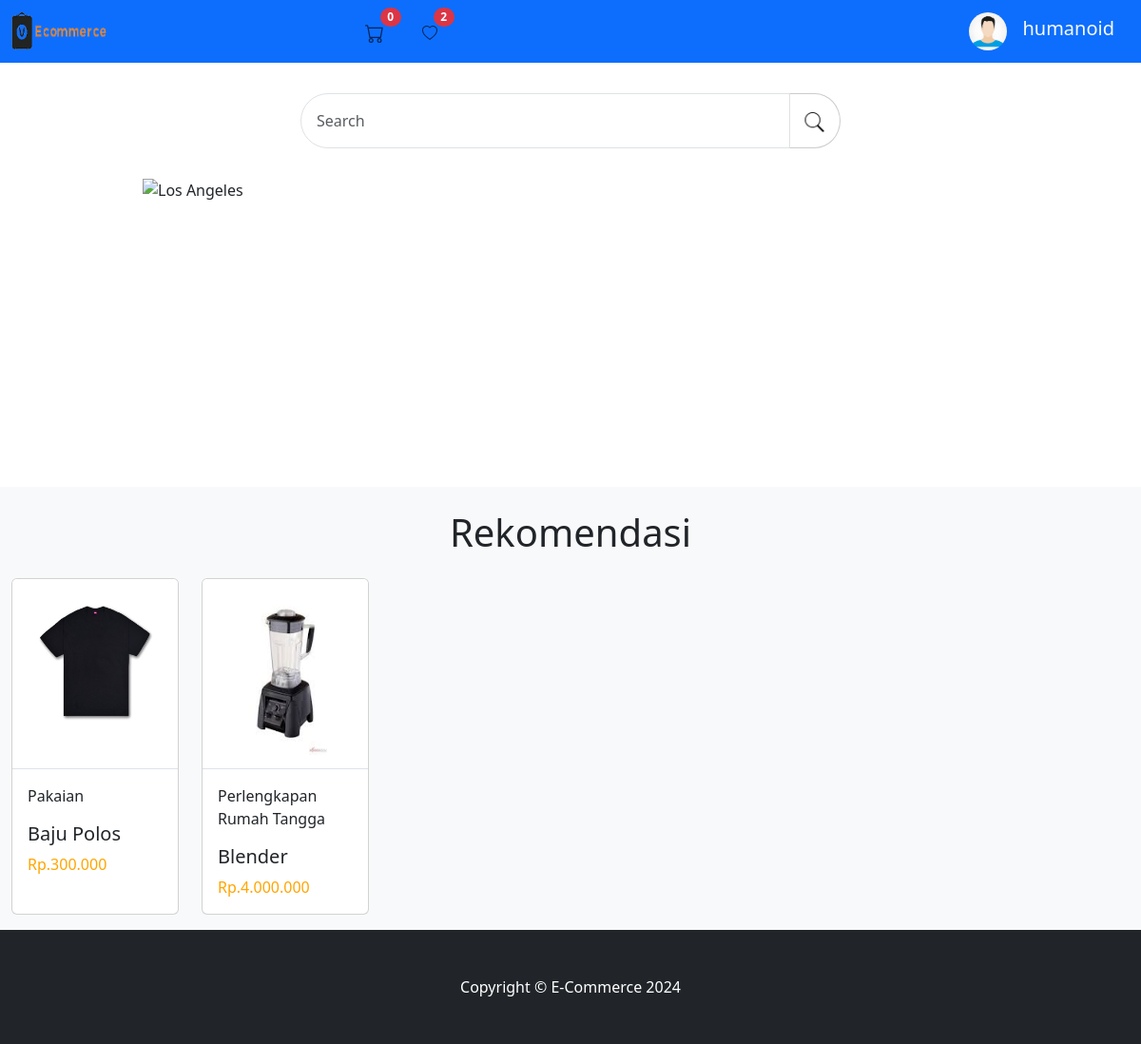
Screenshot of /E-commerce/website/dashboardsearch.php (signed in) with the database file from the repository.
### tables this page shows
CREATE TABLE `tbl_user` (
  `id` int(10) NOT NULL,
  `nama` varchar(100) NOT NULL,
  `username` varchar(100) NOT NULL,
  `password` varchar(255) NOT NULL,
  `alamat` text NOT NULL,
  `no_telepon` varchar(20) NOT NULL,
  `foto_profil` text NOT NULL,
  `duit` decimal(10,2) NOT NULL
);

CREATE TABLE `tbl_produk` (
  `id` int(111) NOT NULL,
  `user_id` int(111) NOT NULL,
  `id_kategori` int(111) NOT NULL,
  `nama_produk` varchar(255) NOT NULL,
  `deskripsi` text NOT NULL,
  `harga` decimal(10,2) DEFAULT NULL,
  `gambar` varchar(255) NOT NULL,
  `stok` int(111) NOT NULL
);

CREATE TABLE `tbl_kategori` (
  `id` int(10) NOT NULL,
  `nama_kategori` varchar(100) NOT NULL,
  `gambar_kategori` text NOT NULL
);

### E-commerce/website/dashboardsearch.php (the view, shortened to what this page needs)
<!DOCTYPE html>
<html lang="en">
<head>
    <link href="https://cdn.jsdelivr.net/npm/bootstrap@5.3.3/dist/css/bootstrap.min.css" rel="stylesheet">
</head>
<body>
    <?php
        include 'header/navbarsearch.php';
    ?>
    <?php
        include '../koneksi.php';
        if (isset($_GET['search']) && !empty($_GET['search'])) {
            $search = mysqli_real_escape_string($conn, $_GET['search']);
            $query = "SELECT tbl_produk.*, tbl_kategori.nama_kategori
                    FROM tbl_produk
                    LEFT JOIN tbl_kategori ON tbl_produk.id_kategori = tbl_kategori.id
                    WHERE tbl_produk.nama_produk LIKE '%$search%'";
            $result = mysqli_query($conn, $query);
    ?>
    <div class="container-fluid bg-light pt-4 pb-3">
        <h1 class="text-center">Berdasarkan Pencarian</h1>
        <div class="row row-cols-1 row-cols-md-6 g-4 pt-3">
        <?php
            if (mysqli_num_rows($result) > 0) {
                while ($row = mysqli_fetch_assoc($result)) {
                    $id_produk = $row['id'];
                    ?>
                    <a href="beli.php?id=<?php echo $id_produk; ?>" class="col text-decoration-none">
                        <div class="card h-100 ">
                            <img src="http://localhost/E-commerce/E-commerce/website/gambar/<?php echo $row['gambar'];?>" class="card-img-top border-bottom" alt="Foto Produk" height="200px">
                            <div class="card-body">
                                <p class="card-text"><?php echo $row['nama_kategori'];?></p>
                                <h5 class="card-title"><?php echo $row['nama_produk'];?></h5>
                                <p class="card-text" style="color: orange;">Rp.<?php echo number_format($row['harga'],0,',','.'); ?></p>
                            </div>
                        </div>
                    </a>
            <?php
            }
        } else {
            ?>
        </div>
        <div class="container vh-100">
            <div class="row h-100">
                <div class="col d-flex justify-content-center align-items-center">
                    <h1>Produk Tidak Ditemukan</h1>
                </div>
            </div>
        </div>
        <?php
    }
    ?>
    </div>
    <?php
} else {
    $query = "SELECT tbl_produk.*, tbl_kategori.nama_kategori
              FROM tbl_produk
              LEFT JOIN tbl_kategori ON tbl_produk.id_kategori = tbl_kategori.id";
    $result = mysqli_query($conn, $query);
    ?>
    <div class="d-flex justify-content-center">
        <div id="carouselExampleAutoplaying" class="carousel slide" data-bs-ride="carousel">
            <div id="demo" class="carousel slide" data-bs-ride="carousel">
                <div class="carousel-inner">
                    <div class="carousel-item active">
                        <img src="https://www.exabytes.co.id/blog/wp-content/uploads/2021/10/sorabel-1024x512.png" alt="Los Angeles" width="900px" height="300px" class="d-block w-20">
                    </div>
                </div>
            </div>
        </div>
    </div>
    <br>
    <div class="container-fluid bg-light pt-4 pb-3">
        <h1 class="text-center">Rekomendasi</h1>
        <div class="row row-cols-1 row-cols-md-6 g-4 pt-3">
        <?php
        if ($result && mysqli_num_rows($result) > 0) {
            while ($row = mysqli_fetch_assoc($result)) {
                $id_produk = $row['id'];
                ?>
            <a href="beli.php?id=<?php echo $id_produk; ?>" class="col text-decoration-none">
                <div class="card h-100 ">
                    <img src="http://localhost/E-commerce/E-commerce/website/gambar/<?php echo $row['gambar'];?>" class="card-img-top border-bottom" alt="Foto Produk" height="200px">
                    <div class="card-body">
                        <p class="card-text"><?php echo $row['nama_kategori'];?></p>
                        <h5 class="card-title"><?php echo $row['nama_produk'];?></h5>
                        <p class="card-text" style="color: orange;">Rp.<?php echo number_format($row['harga'],0,',','.'); ?></p>
                    </div>
                </div>
            </a>
            <?php
            }
        }else {
            echo "Belom ada Produk";
        }
        ?>
        </div>
    </div>
    <?php
}
?>
    <footer class="py-5 bg-dark">
            <div class="container-fluid"><p class="m-0 text-center text-white">Copyright &copy; E-Commerce 2024</p></div>
    </footer>
</body>
</html>

### E-commerce/website/header/navbarsearch.php (shortened to what this page needs)
<?php
include __DIR__ . '/../../koneksi.php';
$user_id = $_SESSION['user_id'];
$query = "SELECT * FROM tbl_user WHERE id = $user_id";
$result = mysqli_query($conn, $query);
if ($result && mysqli_num_rows($result) > 0) {
  $row = mysqli_fetch_assoc($result);
  $nama_pengguna = $row['nama'];
  $user_id = $_SESSION['user_id'];
  $cart_total = 0;
  $query_wishlist = "SELECT * FROM tbl_wishlist WHERE user_id = ?";
  $stmt = $conn->prepare($query_wishlist);
  $stmt->bind_param("i", $user_id);
  $stmt->execute();
  $result_wishlist = $stmt->get_result();
  $jumlah_wishlist = $result_wishlist->num_rows;
?>
  <nav class="navbar sticky-top navbar-expand-lg navbar-light bg-primary">
    <div class="container-fluid bg-primary">
      <img class="navbar-brand" src="fotologo/e-commerce.png" width="100px" height="50px">
      <ul class="navbar-nav col-lg-6 justify-content-lg-center">
        <li class="nav-item position-relative">
          <a class="nav-link" aria-current="page" href="cart12.php"><span class="badge rounded-pill badge-notification bg-danger position-absolute" style="top: -5px; right: -10px;"><?php echo $cart_total; ?></span></a>
        </li>
        <li class="nav-item ps-4 position-relative">
          <a class="nav-link" aria-current="page" href="daftarkeinginan.php"><span class="badge rounded-pill badge-notification bg-danger position-absolute" style="top: -5px; right: -10px;"><?php echo $jumlah_wishlist; ?></span>
          </a>
        </li>
      </ul>
      <a class="navbar-brand">
        <div class="btn-group ms-auto">
          <a class="bg-transparent rounded-pill d-grid gap-2 d-md-flex justify-content-md-end text-decoration-none" href="#" role="button" id="dropdownMenuLink" data-bs-toggle="dropdown" aria-expanded="false">
            <img src="http://localhost/E-commerce/E-commerce/website/fotosampul/<?php echo $row['foto_profil']; ?>" alt="Logo" style="width: 40px;" class="rounded-pill  me-md-2">
            <h1 class="navbar-brand text-light mb-0">
              <?php echo $nama_pengguna; ?>
            </h1>
          </a>
        </div>
      </a>
    </div>
  </nav>
  <div class="d-flex align-items-center justify-content-center my-3">
    <form action="dashboardsearch.php" method="GET" class="input-group w-50 p-3">
      <input type="text" id="katakunci" name="search" placeholder="Search" class="form-control w-25 p-3 rounded-start-pill">
      <button type="submit" class="rounded-end-circle bg-transparent" style="border: 1px solid #ccc;">
        <img src="logo/1720750272_2_pencarian.png" alt="Search" class="img-fluid" width="40px" height="40px">
      </button>
    </form>
  </div>
<?php
} else {
  echo "Pengguna tidak ditemukan.";
}
?>

### rows the page displays
tbl_user: foto_profil (placeholder picture), nama "humanoid"
tbl_produk: gambar (picture), id_kategori.nama_kategori "Pakaian", nama_produk "Baju Polos", harga "300.000"
tbl_produk: gambar (picture), id_kategori.nama_kategori "Perlengkapan Rumah Tangga", nama_produk "Blender", harga "4.000.000"

### other values shown
$cart_total "0"
$jumlah_wishlist "2"
